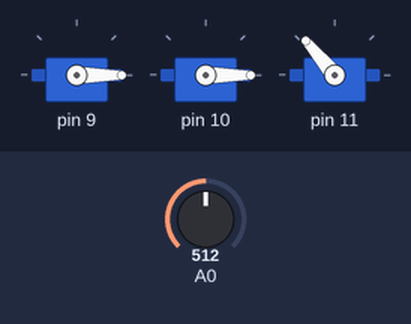
The sketch below on a simulated Arduino Uno, built with avr-gcc and run on an emulated ATmega328P. Shown: 3 × servo. The inputs (shaded band) are chosen by the test bench; at power-on: A0 = 512.

Above: at 5.8 s.
5.9 s: A0 set to 787
At 8.9 s:
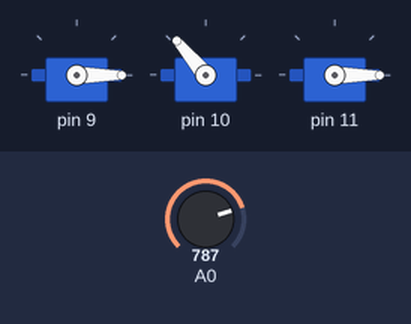
14.0 s: A0 set to 810
At 15.0 s:
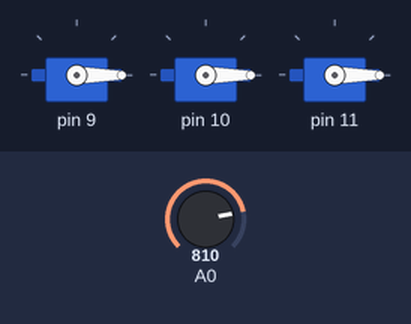
Timing chart, 0 to 17.0 s (numbered marks = the images above; inputs shaded):
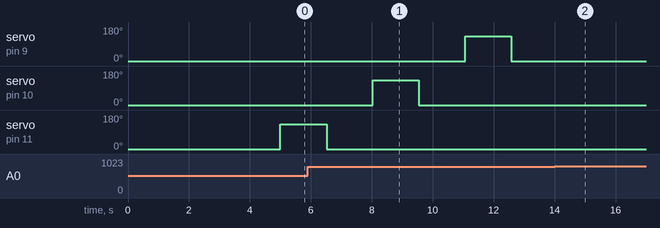

The sketch:

foldimate.ino
```cpp
#include "servo/common/Folder.hpp"
#include "servo/doman/DomanServoController.hpp"
#include "sensor/common/Trigger.hpp"
#include "sensor/trigger/LightSensorTrigger.hpp"

void do_fold ();

foldimate::Folder * sv_left, *sv_right, *sv_body;
foldimate::Trigger * light_sensor;

void
setup ()
{
  sv_body = foldimate::DomanServoController::getInstance (9, 0, 130);
  sv_left = foldimate::DomanServoController::getInstance (10, 0, 130);
  sv_right = foldimate::DomanServoController::getInstance (11, 0, 130);
  light_sensor = foldimate::LightSensorTrigger::getInstance (A0, 800);
}

void
loop ()
{
  if (light_sensor->isOn ())
    {
      do_fold ();
    }
}

void
do_fold ()
{
  delay (5000);

  if (light_sensor->isOff ())
    {
      return;
    }
  sv_right->fold ();

  if (light_sensor->isOff ())
    {
      return;
    }
  sv_left->fold ();

  if (light_sensor->isOff ())
    {
      return;
    }
  sv_body->fold ();
}
```

Trigger.hpp
```cpp
//
// Created by jmkim on 12/17/17.
//

#ifndef FOLDIMATE_TRIGGER_HPP
#define FOLDIMATE_TRIGGER_HPP

namespace foldimate
{

  struct Trigger
  {
    virtual bool isOn () = 0;
    virtual bool isOff () = 0;
  };

}

#endif				//FOLDIMATE_TRIGGER_HPP
```

LightSensorTrigger.hpp
```cpp
//
// Created by jmkim on 12/17/17.
//

#ifndef FOLDIMATE_LIGHTSENSORTRIGGER_HPP
#define FOLDIMATE_LIGHTSENSORTRIGGER_HPP

#include <Servo.h>
#include "../common/Trigger.hpp"

namespace foldimate
{

  class LightSensorTrigger:public Trigger
  {
  public:
    static
      LightSensorTrigger *getInstance (const uint8_t & pin,
				       const int &threshold = 300)
    {
      return new LightSensorTrigger (pin, threshold);
    }

    bool isOn ()
    {
      return (analogRead (pin_) < threshold_);
    }

    bool isOff ()
    {
      return !isOn ();
    };

    int getValue ()
    {
      return analogRead (pin_);
    }

  protected:
  LightSensorTrigger (const uint8_t & pin, const int &threshold):pin_ (pin),
      threshold_
      (threshold)
    {
    }

  private:
    const uint8_t pin_;
    const int threshold_;
  };

}

#endif //FOLDIMATE_LIGHTSENSORTRIGGER_HPP
```

Folder.hpp
```cpp
//
// Created by jmkim on 12/18/17.
//

#ifndef FOLDIMATE_FOLDER_HPP
#define FOLDIMATE_FOLDER_HPP

namespace foldimate
{

  struct Folder
  {
    virtual void fold () = 0;
  };

}

#endif				//FOLDIMATE_FOLDER_HPP
```

ServoController.hpp
```cpp
//
// Created by jmkim on 12/8/17.
//

#ifndef FOLDIMATE_SERVOCONTROLLER_HPP
#define FOLDIMATE_SERVOCONTROLLER_HPP

namespace foldimate
{

  struct ServoController
  {
    virtual void setAngle (int) = 0;
  };

}

#endif				//FOLDIMATE_SERVOCONTROLLER_HPP
```

DomanServoController.hpp
```cpp
//
// Created by jmkim on 12/17/17.
//

#ifndef FOLDIMATE_DOMANSERVOCONTROLLER_HPP
#define FOLDIMATE_DOMANSERVOCONTROLLER_HPP

#include <Servo.h>
#include "../common/ServoController.hpp"
#include "../common/Folder.hpp"

namespace foldimate
{

  class DomanServoController:public ServoController, public Folder
  {
  public:
    static
      DomanServoController *getInstance (const uint8_t & pin,
					 const int &angle_min,
					 const int &angle_max,
					 const long &delay_ms = 1500)
    {
      return new DomanServoController (pin, angle_min, angle_max, delay_ms);
    }

    void setAngle (int angle)
    {
      servo.write (angle);
      delay (15);
    }

    void fold ()
    {
      setAngle (angle_max_);
      delay (delay_ms_);
      setAngle (angle_min_);
      delay (delay_ms_);
    }

  protected:
    DomanServoController (const uint8_t & pin, const int &angle_min,
			  const int &angle_max,
			  const long &delay_ms):angle_min_ (angle_min),
      angle_max_ (angle_max), delay_ms_ (delay_ms)
    {
      servo.attach (pin);
      servo.write (angle_min_);
    }

  private:
    Servo servo;
    const int angle_min_;
    const int angle_max_;
    const long delay_ms_;
  };

}

#endif //FOLDIMATE_DOMANSERVOCONTROLLER_HPP
```

Measured:
- the behaviour switches between 799 and 800 on A0 (found by bisection; images 1 and 2)
- after the input at 14.0 s, servo on pin 10: stays 0° (without the input it goes to 130° after 8.1 s); servo on pin 11: stays 0° (without the input it goes to 130° after 5.1 s)
